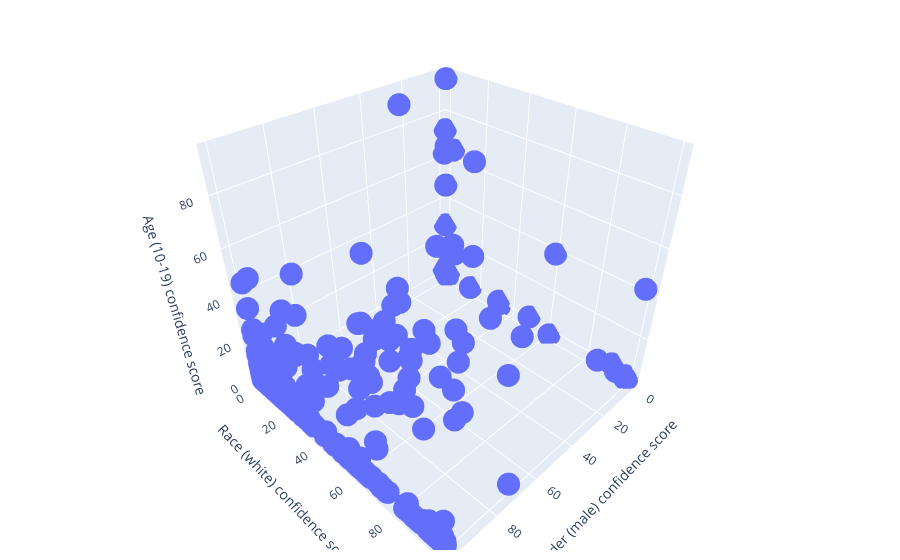

This figure's notebook cell:
### Code cell
# Functions capable of displaying the metrics of multiple datasets
MultiMetricGenderDisplay(dataSetFairFace, specific_race=None, specific_emotion=None, specific_age=None)
MultiMetricRaceDisplay(dataSetFairFace, specific_gender=None, specific_emotion=None, specific_age=None)
MultiMetricAgeDisplay(dataSetFairFace, specific_gender=None, specific_emotion=None, specific_race=None)
MultiMetricCenterDistanceDisplay(dataSetFairFace, category='race', type='area') 

# Functions capable of displaying the metrics of a singualr dataset
ScatterPlotDisplay2D(dataSetFairFace["Doctor"], x_axis_label="race", y_axis_label="gender", specific_gender="male", specific_race="latino hispanic", specific_emotion=None)
ScatterPlotDisplay3D(dataSetFairFace["Doctor"], specific_gender="male", specific_race="white", specific_age="10-19")
CorrelationMetric(dataSetFairFace["Doctor"])
ShannonSimpsonMetrics(dataSetFairFace["Doctor"])

### Figure 1 — Plotly figure (JSON) as saved in the notebook; plotly's stock layout.template omitted (floating-point values rounded to 4 significant figures; data arrays with more than 128 entries replaced by an {"elided": "..."} marker saying what was removed)
{"data": [{"hovertemplate": "x=%{x}<br>y=%{y}<br>z=%{z}<extra></extra>", "legendgroup": "", "marker": {"color": "#636efa", "symbol": "circle"}, "mode": "markers", "name": "", "scene": "scene", "showlegend": false, "type": "scatter3d", "x": {"elided": "385 float values"}, "y": {"elided": "385 float values"}, "z": {"elided": "385 float values"}}], "layout": {"legend": {"tracegroupgap": 0}, "margin": {"b": 10, "l": 10, "r": 20, "t": 10}, "scene": {"domain": {"x": [0, 1], "y": [0, 1]}, "xaxis": {"title": {"text": "Gender (male) confidence score"}}, "yaxis": {"title": {"text": "Race (white) confidence score"}}, "zaxis": {"title": {"text": "Age (10-19) confidence score"}}}}}
